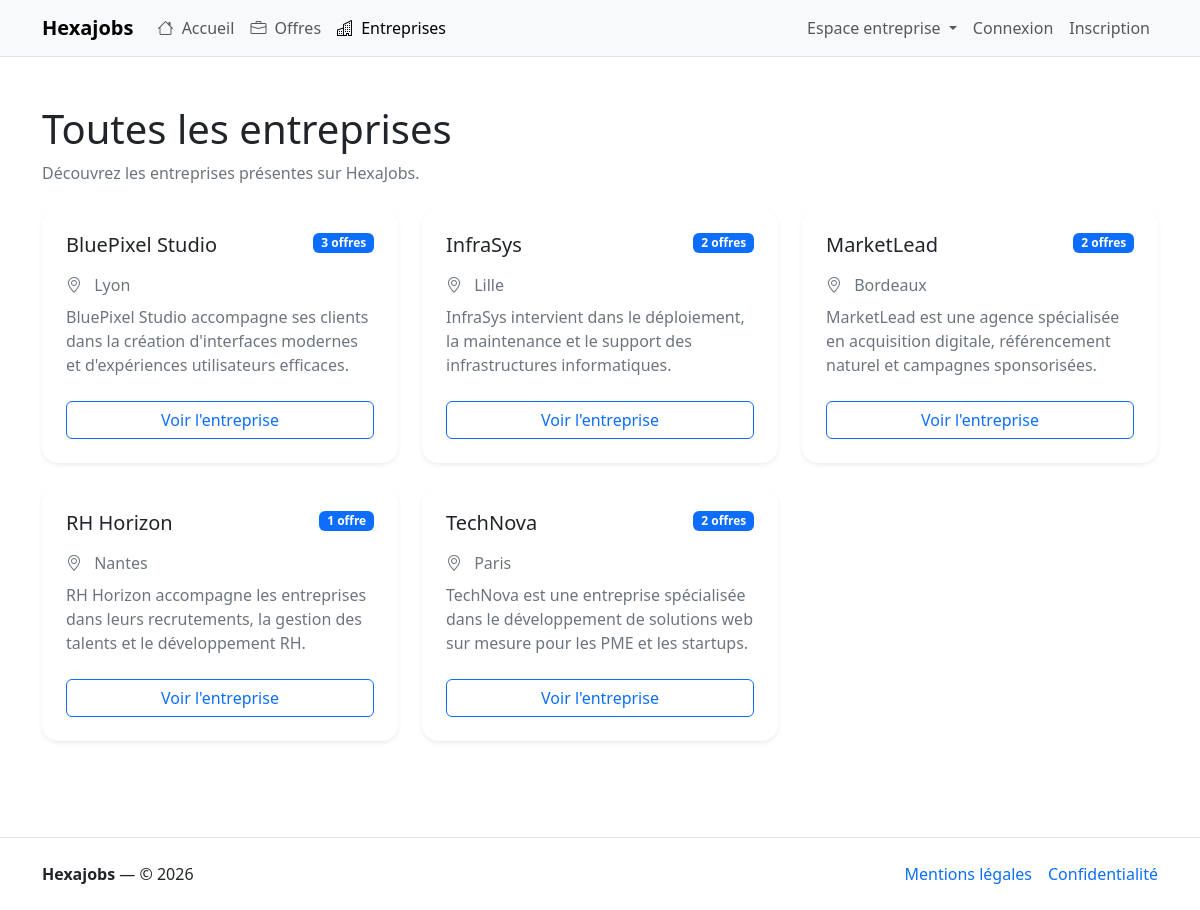
The page /entreprises on the database its author committed.
### tables this page shows
CREATE TABLE company (
   
  id_company INT AUTO_INCREMENT PRIMARY KEY,

   
  name VARCHAR(255) NOT NULL,

   
  slug VARCHAR(255) NOT NULL UNIQUE,

   
  address VARCHAR(255) NOT NULL,

   
  postal_code VARCHAR(50) NOT NULL,

   
  city VARCHAR(50) NOT NULL,

   
  url VARCHAR(255) DEFAULT NULL,

   
  description TEXT NOT NULL,

   
  siret VARCHAR(255) NOT NULL UNIQUE,

   
  created_at DATETIME NOT NULL DEFAULT CURRENT_TIMESTAMP
);

### src/Controllers/Controller.php (called while the page is built, shortened)
<?php
abstract class Controller
{
    protected function render(string $view, array $params = [], string $layout = 'layout/base'): void
    {
        extract($params, EXTR_OVERWRITE);
        require VIEW_PATH . "/{$view}.php";
    }
}

### src/Controllers/CompanyController.php (called while the page is built, shortened)
<?php
final class CompanyController extends Controller
{
    private CompanyModel $model;
    public function __construct()
    {
        $this->model = new CompanyModel();
    }
    public function index(): void
    {
        $companies = $this->model->findAllWithOfferCount();
        $this->render('company/index', [
            'title' => 'Toutes les entreprises - HexaJobs',
            'companies' => $companies,
        ]);
    }
}

### public/index.php (called while the page is built, shortened)
<?php
$router = new Router(require dirname(__DIR__) . '/config/routes.php');
$router->dispatch($_SERVER['REQUEST_METHOD'], $_SERVER['REQUEST_URI']);

### src/Core/DB.php (called while the page is built, shortened)
<?php
final class DB
{
    protected static ?PDO $connection = null;
    public static function pdo(): PDO
    {
        try {
            self::$connection = new PDO(
                DB_DSN,
                DB_USER,
                DB_PASS,
                [
                    PDO::ATTR_ERRMODE => PDO::ERRMODE_EXCEPTION,
                    PDO::ATTR_DEFAULT_FETCH_MODE => PDO::FETCH_ASSOC,
                    PDO::ATTR_EMULATE_PREPARES => false,
                ]
            );
            return self::$connection;
        } catch (PDOException $e) {
            http_response_code(500);
            $errorMessage = (defined('APP_DEBUG') && APP_DEBUG)
                ? $e->getMessage()
                : 'Erreur serveur. Merci de réessayer plus tard.';
            require VIEW_PATH . '/errors/500.php';
            exit;
        }
    }
}

### src/Models/Model.php (called while the page is built, shortened)
<?php
abstract class Model
{
    public function __construct()
    {
        $this->pdo = DB::pdo();
    }
}

### src/Models/CompanyModel.php (called while the page is built, shortened)
<?php
final class CompanyModel extends Model
{
    public function findAllWithOfferCount(): array
    {
        $sql = <<<SQL
            SELECT
                c.*,
                COUNT(o.id_offer) AS offers_count
            FROM company c
            LEFT JOIN offer o
                ON o.id_company = c.id_company
                AND o.status = :status
            GROUP BY c.id_company
            ORDER BY c.name ASC
        SQL;
        $stmt = $this->pdo->prepare($sql);
        $stmt->bindValue(':status', 'active', PDO::PARAM_STR);
        $stmt->execute();
        $rows = $stmt->fetchAll();
        return array_map(
            static fn(array $row): Company => Company::createAndHydrate($row),
            $rows
        );
    }
}

### src/Entities/Entity.php (called while the page is built, shortened)
<?php
abstract class Entity
{
    public static function createAndHydrate(array $data): static
    {
        $entity = new static();
        $entity->hydrate($data);
        return $entity;
    }
    protected function hydrate(array $data): void
    {
        foreach ($data as $key => $value) {
            $method = 'set' . str_replace(' ', '', ucwords(str_replace('_', ' ', $key)));
        }
    }
}

### src/Entities/Company.php (called while the page is built, shortened)
<?php
final class Company extends Entity
{
    private string $name = '';
    private string $slug = '';
    private string $city = '';
    private string $description = '';
    private int $offersCount = 0;
    public function setIdCompany(int $idCompany): self
    {
        return $this;
    }
    public function getName(): string
    {
        return $this->name;
    }
    public function setName(string $name): self
    {
        $this->name = trim($name);
        return $this;
    }
    public function getSlug(): string
    {
        return $this->slug;
    }
    public function setSlug(string $slug): self
    {
        $this->slug = trim($slug);
        return $this;
    }
    public function setAddress(string $address): self
    {
        return $this;
    }
    public function setPostalCode(string $postalCode): self
    {
        return $this;
    }
    public function getCity(): string
    {
        return $this->city;
    }
    public function setCity(string $city): self
    {
        $this->city = trim($city);
        return $this;
    }
    public function setUrl(?string $url): self
    {
        $url = $url !== null ? trim($url) : null;
        return $this;
    }
    public function setDescription(string $description): self
    {
        $this->description = trim($description);
        return $this;
    }
    public function setSiret(string $siret): self
    {
        return $this;
    }
    public function setCreatedAt(DateTimeImmutable|string $createdAt): void
    {
        if (is_string($createdAt)) {
            $createdAt = new DateTimeImmutable($createdAt);
        }
    }
    public function getOffersCount(): int
    {
        return $this->offersCount;
    }
    public function setOffersCount(int|string $offersCount): void
    {
        $this->offersCount = (int) $offersCount;
    }
    public function getShortDescription(int $length = 120): string
    {
        if (mb_strlen($this->description) <= $length) {
            return $this->description;
        }
        return mb_substr($this->description, 0, $length) . '...';
    }
}

### Views/company/index.php (the view)
<section class="py-4">
    <div class="mb-4">
        <h1 class="mb-2">Toutes les entreprises</h1>
        <p class="text-secondary mb-0">Découvrez les entreprises présentes sur HexaJobs.</p>
    </div>
    <?php if (empty($companies)): ?>
        <div class="alert alert-info">Aucune entreprise n'est disponible.</div>
    <?php else: ?>
        <div class="row g-4">
            <?php foreach ($companies as $company): ?>
                <div class="col-md-6 col-xl-4">
                    <div class="card h-100 border-0 shadow-sm rounded-4">
                        <div class="card-body d-flex flex-column p-4">
                            <div class="d-flex justify-content-between align-items-start mb-3">
                                <h2 class="h5 mb-0">
                                    <?= htmlspecialchars($company->getName(), ENT_QUOTES, 'UTF-8'); ?>
                                </h2>
                                <span class="badge text-bg-primary">
                                    <?= (int) $company->getOffersCount(); ?> offre<?= $company->getOffersCount() > 1 ? 's' : ''; ?>
                                </span>
                            </div>
                            <p class="text-secondary mb-2">
                                <i class="bi bi-geo-alt me-2"></i>
                                <?= htmlspecialchars($company->getCity(), ENT_QUOTES, 'UTF-8'); ?>
                            </p>
                            <p class="text-secondary mb-4">
                                <?= htmlspecialchars($company->getShortDescription(), ENT_QUOTES, 'UTF-8'); ?>
                            </p>
                            <div class="mt-auto">
                                <a href="/entreprises/<?= urlencode($company->getSlug()); ?>" class="btn btn-outline-primary w-100">
                                    Voir l'entreprise
                                </a>
                            </div>
                        </div>
                    </div>
                </div>
            <?php endforeach; ?>
        </div>
    <?php endif; ?>
</section>

### src/Core/Router.php (shortened to what this page needs)
<?php
final class Router
{
    private array $routes;
    public function __construct(array $routes)
    {
        $this->routes = $routes;
    }
    public function dispatch(string $method, string $uri): void
    {
        $path = parse_url($uri, PHP_URL_PATH) ?? '/';
        $path = rtrim($path, '/') ?: '/';
        foreach ($this->routes as $route) {
            [$routeMethod, $routePattern, $handler] = $route;
            $routeMethod = strtoupper($routeMethod);
            $routePattern = rtrim($routePattern, '/') ?: '/';
            [$regex, $paramOrder] = $this->compilePattern($routePattern);
            if (!preg_match($regex, $path, $matches)) {
                continue;
            }
            $args = $this->buildArgs($matches, $paramOrder);
            [$class, $action] = $handler;
            $controller = new $class();
            $controller->$action(...$args);
            return;
        }
    }
    private function compilePattern(string $pattern): array
    {
        $paramOrder = [];
        $regex = preg_replace_callback(
            '#\{(\w+)\}#',
            function (array $m) use (&$paramOrder): string {
                $name = $m[1];
                $paramOrder[] = $name;
                return '(?P<' . $name . '>[^/]+)';
            },
            $pattern
        );
        return ['#^' . $regex . '$#', $paramOrder];
    }
    private function buildArgs(array $matches, array $paramOrder): ?array
    {
        $args = [];
        return $args;
    }
}

### rows shown on the page
company: name "BluePixel Studio", OffersCount "3", city "Lyon", description "BluePixel Studio accompagne ses clients dans la création d'interfaces modernes et d'expériences utilisateurs efficaces."
company: name "InfraSys", OffersCount "2", city "Lille", description "InfraSys intervient dans le déploiement, la maintenance et le support des infrastructures informatiques."
company: name "MarketLead", OffersCount "2", city "Bordeaux", description "MarketLead est une agence spécialisée en acquisition digitale, référencement naturel et campagnes sponsorisées."
company: name "RH Horizon", OffersCount "1", city "Nantes", description "RH Horizon accompagne les entreprises dans leurs recrutements, la gestion des talents et le développement RH."
company: name "TechNova", OffersCount "2", city "Paris", description "TechNova est une entreprise spécialisée dans le développement de solutions web sur mesure pour les PME et les startups."

### other values the page prints
$item['label'] "Accueil"
$item['label'] "Offres"
$item['label'] "Entreprises"
